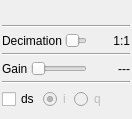
<?xml version="1.0" encoding="UTF-8"?>
<ui version="4.0">
 <class>RTLSDRGui</class>
 <widget class="QWidget" name="RTLSDRGui">
  <property name="geometry">
   <rect>
    <x>0</x>
    <y>0</y>
    <width>132</width>
    <height>119</height>
   </rect>
  </property>
  <property name="sizePolicy">
   <sizepolicy hsizetype="Preferred" vsizetype="Maximum">
    <horstretch>0</horstretch>
    <verstretch>0</verstretch>
   </sizepolicy>
  </property>
  <property name="windowTitle">
   <string>RTL-SDR</string>
  </property>
  <layout class="QVBoxLayout" name="verticalLayout">
   <property name="spacing">
    <number>3</number>
   </property>
   <property name="leftMargin">
    <number>2</number>
   </property>
   <property name="topMargin">
    <number>2</number>
   </property>
   <property name="rightMargin">
    <number>2</number>
   </property>
   <property name="bottomMargin">
    <number>2</number>
   </property>
   <item>
    <layout class="QHBoxLayout" name="horizontalLayout_3">
     <item>
      <spacer name="horizontalSpacer">
       <property name="orientation">
        <enum>Qt::Horizontal</enum>
       </property>
       <property name="sizeHint" stdset="0">
        <size>
         <width>0</width>
         <height>0</height>
        </size>
       </property>
      </spacer>
     </item>
     <item>
      <widget class="ValueDial" name="centerFrequency" native="true">
       <property name="sizePolicy">
        <sizepolicy hsizetype="Maximum" vsizetype="Maximum">
         <horstretch>0</horstretch>
         <verstretch>0</verstretch>
        </sizepolicy>
       </property>
       <property name="minimumSize">
        <size>
         <width>32</width>
         <height>16</height>
        </size>
       </property>
       <property name="font">
        <font>
         <family>Monospace</family>
         <pointsize>20</pointsize>
        </font>
       </property>
       <property name="focusPolicy">
        <enum>Qt::StrongFocus</enum>
       </property>
       <property name="toolTip">
        <string>Tuner center frequency in kHz</string>
       </property>
      </widget>
     </item>
     <item>
      <spacer name="horizontalSpacer_2">
       <property name="orientation">
        <enum>Qt::Horizontal</enum>
       </property>
       <property name="sizeHint" stdset="0">
        <size>
         <width>0</width>
         <height>0</height>
        </size>
       </property>
      </spacer>
     </item>
    </layout>
   </item>
   <item>
    <widget class="Line" name="line_4">
     <property name="orientation">
      <enum>Qt::Horizontal</enum>
     </property>
    </widget>
   </item>
   <item>
    <layout class="QGridLayout" name="gridLayout_3">
     <property name="spacing">
      <number>3</number>
     </property>
     <item row="0" column="1">
      <widget class="QSlider" name="decimation">
       <property name="toolTip">
        <string>Signal decimation factor</string>
       </property>
       <property name="maximum">
        <number>4</number>
       </property>
       <property name="pageStep">
        <number>1</number>
       </property>
       <property name="orientation">
        <enum>Qt::Horizontal</enum>
       </property>
      </widget>
     </item>
     <item row="0" column="0">
      <widget class="QLabel" name="label_12">
       <property name="sizePolicy">
        <sizepolicy hsizetype="Maximum" vsizetype="Preferred">
         <horstretch>0</horstretch>
         <verstretch>0</verstretch>
        </sizepolicy>
       </property>
       <property name="text">
        <string>Decimation</string>
       </property>
      </widget>
     </item>
     <item row="0" column="2">
      <widget class="QLabel" name="decimationText">
       <property name="minimumSize">
        <size>
         <width>40</width>
         <height>0</height>
        </size>
       </property>
       <property name="text">
        <string>1:1</string>
       </property>
       <property name="alignment">
        <set>Qt::AlignRight|Qt::AlignTrailing|Qt::AlignVCenter</set>
       </property>
      </widget>
     </item>
    </layout>
   </item>
   <item>
    <widget class="Line" name="line_3">
     <property name="orientation">
      <enum>Qt::Horizontal</enum>
     </property>
    </widget>
   </item>
   <item>
    <layout class="QGridLayout" name="gridLayout_2">
     <property name="spacing">
      <number>3</number>
     </property>
     <item row="0" column="0">
      <widget class="QLabel" name="label_11">
       <property name="sizePolicy">
        <sizepolicy hsizetype="Maximum" vsizetype="Preferred">
         <horstretch>0</horstretch>
         <verstretch>0</verstretch>
        </sizepolicy>
       </property>
       <property name="text">
        <string>Gain</string>
       </property>
      </widget>
     </item>
     <item row="0" column="1">
      <widget class="QSlider" name="gain">
       <property name="enabled">
        <bool>false</bool>
       </property>
       <property name="toolTip">
        <string>LNA amplification</string>
       </property>
       <property name="maximum">
        <number>0</number>
       </property>
       <property name="pageStep">
        <number>1</number>
       </property>
       <property name="orientation">
        <enum>Qt::Horizontal</enum>
       </property>
      </widget>
     </item>
     <item row="0" column="2">
      <widget class="QLabel" name="gainText">
       <property name="minimumSize">
        <size>
         <width>40</width>
         <height>0</height>
        </size>
       </property>
       <property name="text">
        <string>---</string>
       </property>
       <property name="alignment">
        <set>Qt::AlignRight|Qt::AlignTrailing|Qt::AlignVCenter</set>
       </property>
      </widget>
     </item>
    </layout>
   </item>
   <item>
    <widget class="Line" name="line">
     <property name="orientation">
      <enum>Qt::Horizontal</enum>
     </property>
    </widget>
   </item>
   <item>
    <layout class="QHBoxLayout" name="horizontalLayout">
     <item>
      <widget class="QCheckBox" name="checkBox">
       <property name="text">
        <string>ds</string>
       </property>
      </widget>
     </item>
     <item>
      <widget class="QRadioButton" name="radioButton">
       <property name="enabled">
        <bool>false</bool>
       </property>
       <property name="text">
        <string>i</string>
       </property>
       <property name="checkable">
        <bool>true</bool>
       </property>
       <property name="checked">
        <bool>true</bool>
       </property>
      </widget>
     </item>
     <item>
      <widget class="QRadioButton" name="radioButton_2">
       <property name="enabled">
        <bool>false</bool>
       </property>
       <property name="text">
        <string>q</string>
       </property>
      </widget>
     </item>
     <item>
      <spacer name="horizontalSpacer_3">
       <property name="orientation">
        <enum>Qt::Horizontal</enum>
       </property>
       <property name="sizeHint" stdset="0">
        <size>
         <width>40</width>
         <height>20</height>
        </size>
       </property>
      </spacer>
     </item>
    </layout>
   </item>
  </layout>
 </widget>
 <customwidgets>
  <customwidget>
   <class>ValueDial</class>
   <extends>QWidget</extends>
   <header>gui/valuedial.h</header>
   <container>1</container>
  </customwidget>
 </customwidgets>
 <resources/>
 <connections/>
</ui>
